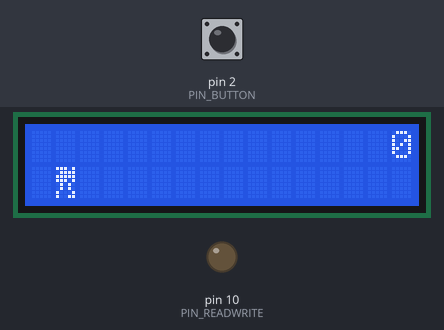
This sketch was run on a simulated Arduino Uno, built with avr-gcc and run on an emulated ATmega328P. Shown: 16×2 character LCD, output pins drawn as LEDs (lit = HIGH). The test bench sets the inputs (shaded band); at power-on: pin 2 (PIN_BUTTON) HIGH. Random numbers use the default seed unless the sketch sets one.

Above: at 1.2 s.
1.3 s: pin 2 (PIN_BUTTON) pulled LOW for 0.15 s
At 1.74 s:
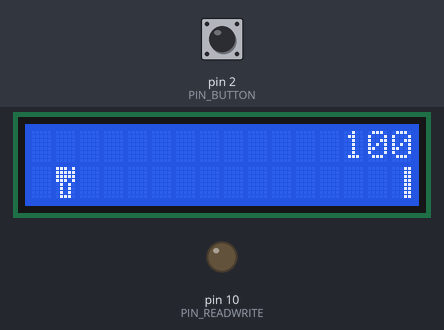
2.0 s: pin 2 (PIN_BUTTON) pulled LOW for 1 s
At 2.13 s:
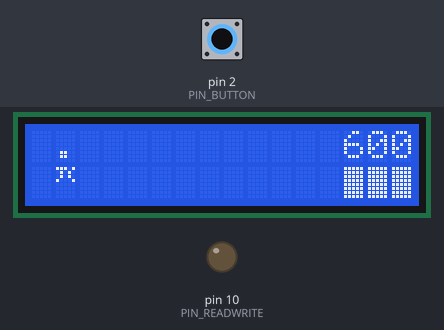
3.6 s: pin 2 (PIN_BUTTON) pulled LOW for 0.15 s
4.3 s: pin 2 (PIN_BUTTON) pulled LOW for 3.2 s
At 4.45 s:
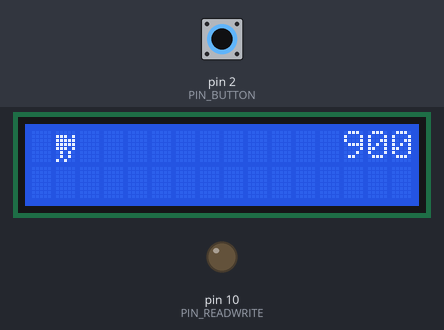
9.0 s: pin 2 (PIN_BUTTON) pulled LOW for 0.15 s
At 9.54 s:
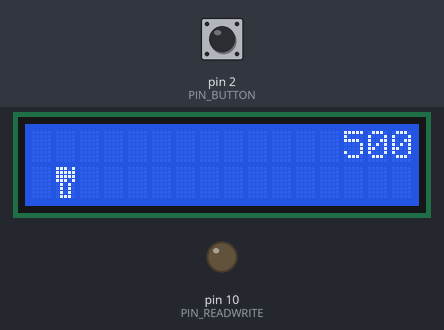
9.7 s: pin 2 (PIN_BUTTON) pulled LOW for 1 s
At 10.14 s:
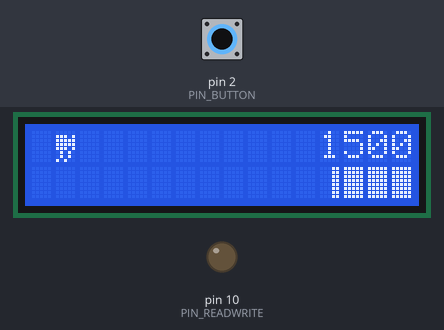

The sketch:

ArduinoLCDGame.ino
```cpp
// (licence header left out)
#include <LiquidCrystal.h>

/**
 * To edit graphics, change to a different graphic file.
 */
#include "graphics_qbert.h"

/**
 * Change the following to customize the game.
 */
#define LEVEL_START  100 // Beginning milliseconds of delay.
#define LEVEL_STEP 10           // How many milliseconds to decrease delay.
#define LEVEL_SCORE_STEP 100    // Divisibility of score to decrease LEVEL_STEP.
#define SCORE_INCREASE_STEP 100 // How much to increase the score by.

#define PIN_BUTTON 2
#define PIN_READWRITE 10

#define SPRITE_RUN1 1
#define SPRITE_RUN2 2
#define SPRITE_JUMP 3
#define SPRITE_JUMP_UPPER '.'         // Use the '.' character for the head
#define SPRITE_JUMP_LOWER 4
#define SPRITE_TERRAIN_EMPTY ' '      // User the ' ' character
#define SPRITE_TERRAIN_SOLID 5
#define SPRITE_TERRAIN_SOLID_RIGHT 6
#define SPRITE_TERRAIN_SOLID_LEFT 7

#define HERO_HORIZONTAL_POSITION 1    // Horizontal position of hero on screen

#define TERRAIN_WIDTH 16
#define TERRAIN_EMPTY 0
#define TERRAIN_LOWER_BLOCK 1
#define TERRAIN_UPPER_BLOCK 2

#define HERO_POSITION_OFF 0          // Hero is invisible
#define HERO_POSITION_RUN_LOWER_1 1  // Hero is running on lower row (pose 1)
#define HERO_POSITION_RUN_LOWER_2 2  //                              (pose 2)

#define HERO_POSITION_JUMP_1 3       // Starting a jump
#define HERO_POSITION_JUMP_2 4       // Half-way up
#define HERO_POSITION_JUMP_3 5       // Jump is on upper row
#define HERO_POSITION_JUMP_4 6       // Jump is on upper row
#define HERO_POSITION_JUMP_5 7       // Jump is on upper row
#define HERO_POSITION_JUMP_6 8       // Jump is on upper row
#define HERO_POSITION_JUMP_7 9       // Half-way down
#define HERO_POSITION_JUMP_8 10      // About to land

#define HERO_POSITION_RUN_UPPER_1 11 // Hero is running on upper row (pose 1)
#define HERO_POSITION_RUN_UPPER_2 12 //                              (pose 2)

LiquidCrystal lcd(11, 9, 6, 5, 4, 3);
static char terrainUpper[TERRAIN_WIDTH + 1];
static char terrainLower[TERRAIN_WIDTH + 1];
static bool buttonPushed = false;
int level = LEVEL_START;
static unsigned long last_score = 0;

void initializeGraphics(){
  int i;
  // Skip using character 0, this allows lcd.print() to be used to
  // quickly draw multiple characters
  for (i = 0; i < 7; ++i) {
	  lcd.createChar(i + 1, &graphics[i * 8]);
  }
  for (i = 0; i < TERRAIN_WIDTH; ++i) {
    terrainUpper[i] = SPRITE_TERRAIN_EMPTY;
    terrainLower[i] = SPRITE_TERRAIN_EMPTY;
  }
}

// Slide the terrain to the left in half-character increments
//
void advanceTerrain(char* terrain, byte newTerrain){
  for (int i = 0; i < TERRAIN_WIDTH; ++i) {
    char current = terrain[i];
    char next = (i == TERRAIN_WIDTH-1) ? newTerrain : terrain[i+1];
    switch (current){
      case SPRITE_TERRAIN_EMPTY:
        terrain[i] = (next == SPRITE_TERRAIN_SOLID) ? SPRITE_TERRAIN_SOLID_RIGHT : SPRITE_TERRAIN_EMPTY;
        break;
      case SPRITE_TERRAIN_SOLID:
        terrain[i] = (next == SPRITE_TERRAIN_EMPTY) ? SPRITE_TERRAIN_SOLID_LEFT : SPRITE_TERRAIN_SOLID;
        break;
      case SPRITE_TERRAIN_SOLID_RIGHT:
        terrain[i] = SPRITE_TERRAIN_SOLID;
        break;
      case SPRITE_TERRAIN_SOLID_LEFT:
        terrain[i] = SPRITE_TERRAIN_EMPTY;
        break;
    }
  }
}

bool drawHero(byte position, char* terrainUpper, char* terrainLower, unsigned long score) {
  if(last_score != score && score % LEVEL_SCORE_STEP == 0) {
    level = level - LEVEL_STEP;

    //  If the level becomes < 1, reset to LEVEL_START to prevent failure.
    if(level < 1) {
      level = LEVEL_START;
    }
  }
  last_score = score;
  bool collide = false;
  char upperSave = terrainUpper[HERO_HORIZONTAL_POSITION];
  char lowerSave = terrainLower[HERO_HORIZONTAL_POSITION];
  byte upper, lower;
  switch (position) {
    case HERO_POSITION_OFF:
      upper = lower = SPRITE_TERRAIN_EMPTY;
      break;
    case HERO_POSITION_RUN_LOWER_1:
      upper = SPRITE_TERRAIN_EMPTY;
      lower = SPRITE_RUN1;
      break;
    case HERO_POSITION_RUN_LOWER_2:
      upper = SPRITE_TERRAIN_EMPTY;
      lower = SPRITE_RUN2;
      break;
    case HERO_POSITION_JUMP_1:
    case HERO_POSITION_JUMP_8:
      upper = SPRITE_TERRAIN_EMPTY;
      lower = SPRITE_JUMP;
      break;
    case HERO_POSITION_JUMP_2:
    case HERO_POSITION_JUMP_7:
      upper = SPRITE_JUMP_UPPER;
      lower = SPRITE_JUMP_LOWER;
      break;
    case HERO_POSITION_JUMP_3:
    case HERO_POSITION_JUMP_4:
    case HERO_POSITION_JUMP_5:
    case HERO_POSITION_JUMP_6:
      upper = SPRITE_JUMP;
      lower = SPRITE_TERRAIN_EMPTY;
      break;
    case HERO_POSITION_RUN_UPPER_1:
      upper = SPRITE_RUN1;
      lower = SPRITE_TERRAIN_EMPTY;
      break;
    case HERO_POSITION_RUN_UPPER_2:
      upper = SPRITE_RUN2;
      lower = SPRITE_TERRAIN_EMPTY;
      break;
  }
  if (upper != ' ') {
    terrainUpper[HERO_HORIZONTAL_POSITION] = upper;
    collide = (upperSave == SPRITE_TERRAIN_EMPTY) ? false : true;
  }
  if (lower != ' ') {
    terrainLower[HERO_HORIZONTAL_POSITION] = lower;
    collide |= (lowerSave == SPRITE_TERRAIN_EMPTY) ? false : true;
  }

  byte digits = (score > 9999) ? 5 : (score > 999) ? 4 : (score > 99) ? 3 : (score > 9) ? 2 : 1;

  // Draw the scene
  terrainUpper[TERRAIN_WIDTH] = '\0';
  terrainLower[TERRAIN_WIDTH] = '\0';
  char temp = terrainUpper[16-digits];
  terrainUpper[16-digits] = '\0';
  lcd.setCursor(0,0);
  lcd.print(terrainUpper);
  terrainUpper[16-digits] = temp;
  lcd.setCursor(0,1);
  lcd.print(terrainLower);

  lcd.setCursor(16 - digits,0);
  if(score > 99999) {
    lcd.setCursor(9, 0);
    lcd.print("KillScr");
    collide = true;
  }
  else {
    lcd.print(score);
  }

  terrainUpper[HERO_HORIZONTAL_POSITION] = upperSave;
  terrainLower[HERO_HORIZONTAL_POSITION] = lowerSave;
  return collide;
}

// Handle the button push as an interrupt
void buttonPush() {
  buttonPushed = true;
}

void setup(){
  pinMode(PIN_READWRITE, OUTPUT);
  digitalWrite(PIN_READWRITE, LOW);
  pinMode(PIN_BUTTON, INPUT);
  digitalWrite(PIN_BUTTON, HIGH);

  // Digital pin 2 maps to interrupt 0
  attachInterrupt(0/*PIN_BUTTON*/, buttonPush, FALLING);

  initializeGraphics();

  lcd.begin(16, 2);

  Serial.begin(9600);
}

void loop(){
  static byte heroPos = HERO_POSITION_RUN_LOWER_1;
  static byte newTerrainType = TERRAIN_EMPTY;
  static byte newTerrainDuration = 1;
  static bool playing = false;
  static bool blink = false;
  static unsigned long score = 0;

  if (!playing) {
    drawHero((blink) ? HERO_POSITION_OFF : heroPos, terrainUpper, terrainLower, score);
    if (blink) {
      lcd.setCursor(0,0);
      lcd.print("Press Go");
      level = LEVEL_START;
    }
    delay(500);
    blink = !blink;
    if (buttonPushed) {
      initializeGraphics();
      heroPos = HERO_POSITION_RUN_LOWER_1;
      playing = true;
      buttonPushed = false;
      score = 0;
    }
    return;
  }

  // Shift the terrain to the left
  advanceTerrain(terrainLower, newTerrainType == TERRAIN_LOWER_BLOCK ? SPRITE_TERRAIN_SOLID : SPRITE_TERRAIN_EMPTY);
  advanceTerrain(terrainUpper, newTerrainType == TERRAIN_UPPER_BLOCK ? SPRITE_TERRAIN_SOLID : SPRITE_TERRAIN_EMPTY);

  // Make new terrain to enter on the right
  if (--newTerrainDuration == 0) {
    if (newTerrainType == TERRAIN_EMPTY) {
      newTerrainType = (random(3) == 0) ? TERRAIN_UPPER_BLOCK : TERRAIN_LOWER_BLOCK;
      newTerrainDuration = 2 + random(10);
    } else {
      newTerrainType = TERRAIN_EMPTY;
      newTerrainDuration = 10 + random(10);
    }
  }

  if (buttonPushed) {
    if (heroPos <= HERO_POSITION_RUN_LOWER_2) heroPos = HERO_POSITION_JUMP_1;
    buttonPushed = false;
  }

  if (drawHero(heroPos, terrainUpper, terrainLower, score)) {
    playing = false; // The hero collided with something. Too bad.
  } else {
    if (heroPos == HERO_POSITION_RUN_LOWER_2 || heroPos == HERO_POSITION_JUMP_8) {
      heroPos = HERO_POSITION_RUN_LOWER_1;
    } else if ((heroPos >= HERO_POSITION_JUMP_3 && heroPos <= HERO_POSITION_JUMP_5) && terrainLower[HERO_HORIZONTAL_POSITION] != SPRITE_TERRAIN_EMPTY) {
      heroPos = HERO_POSITION_RUN_UPPER_1;
    } else if (heroPos >= HERO_POSITION_RUN_UPPER_1 && terrainLower[HERO_HORIZONTAL_POSITION] == SPRITE_TERRAIN_EMPTY) {
      heroPos = HERO_POSITION_JUMP_5;
    } else if (heroPos == HERO_POSITION_RUN_UPPER_2) {
      heroPos = HERO_POSITION_RUN_UPPER_1;
    } else {
      ++heroPos;
    }
    score = score + SCORE_INCREASE_STEP;
  }
  delay(level);
}
```

graphics_qbert.h
```cpp
#include <Arduino.h>

static byte graphics[] = {
    // Run position 1
    B11101,
    B01111,
    B11111,
    B11101,
    B01010,
    B01010,
    B10001,
    B10011,
    // Run position 2
    B11101,
    B11111,
    B11111,
    B11101,
    B01010,
    B01010,
    B01010,
    B01110,
    // Jump
    B00000,
    B11101,
    B11111,
    B11111,
    B11101,
    B01010,
    B01010,
    B10100,
    // Jump lower
    B11101,
    B01010,
    B01010,
    B10001,
    B00000,
    B00000,
    B00000,
    B00000,
    // Ground
    B11111,
    B11111,
    B11111,
    B11111,
    B11111,
    B11111,
    B11111,
    B11111,
    // Ground right
    B00011,
    B00011,
    B00011,
    B00011,
    B00011,
    B00011,
    B00011,
    B00011,
    // Ground left
    B11000,
    B11000,
    B11000,
    B11000,
    B11000,
    B11000,
    B11000,
    B11000,
  };
```
